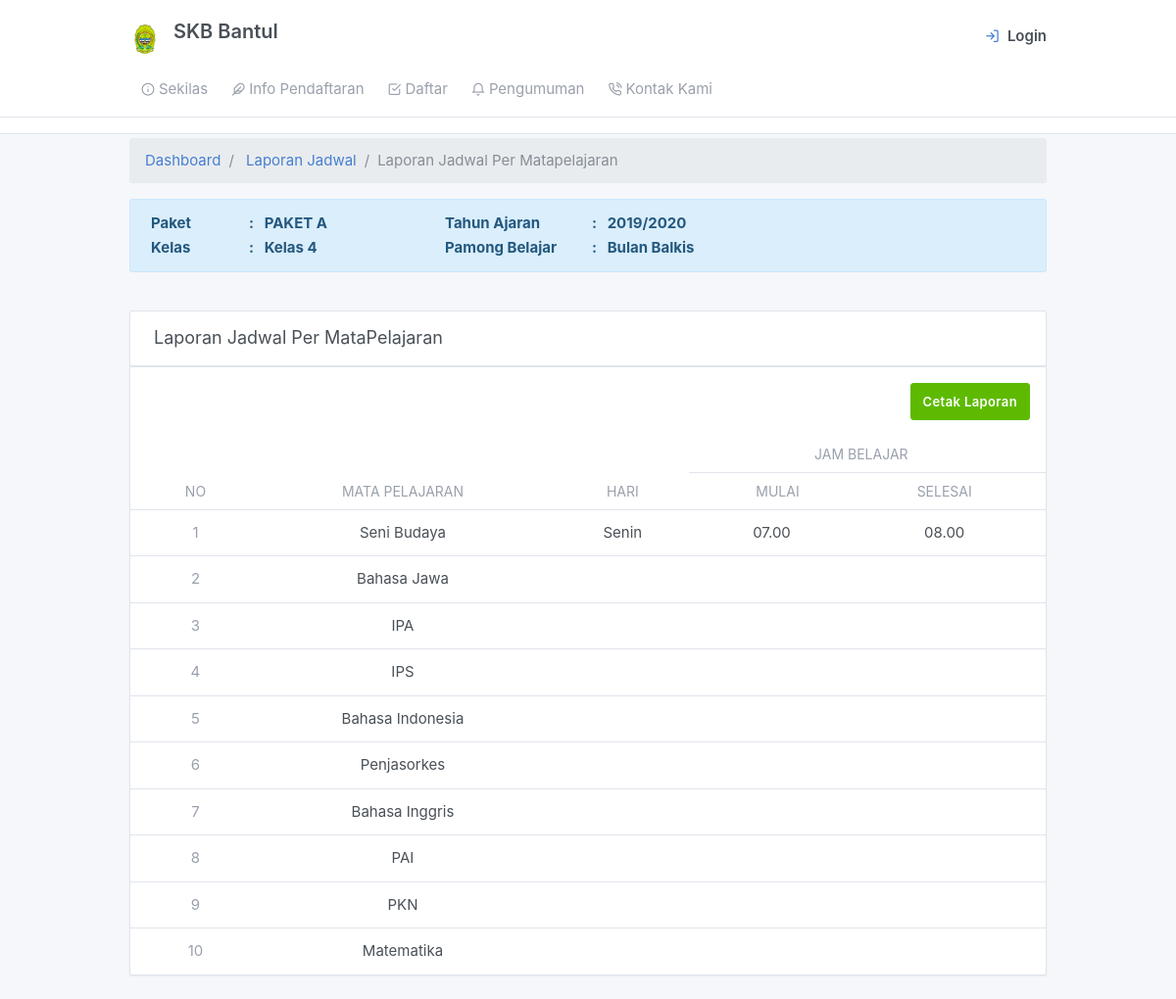
The app's page /admin/laporanjadwal_permapel.php?id=1 with its own data.
### tables this page shows
CREATE TABLE `tb_rombel` (
  `rombel_id` int(11) NOT NULL,
  `ta_id` int(11) NOT NULL,
  `kelas_id` int(11) NOT NULL,
  `nik` char(16) NOT NULL
);

CREATE TABLE `tb_paket` (
  `paket_id` int(11) NOT NULL,
  `paket_nama` char(10) NOT NULL
);

CREATE TABLE `tb_tahunajaran` (
  `ta_id` int(11) NOT NULL,
  `semester_id` int(11) NOT NULL,
  `ta_nama` varchar(12) NOT NULL,
  `ta_status` varchar(12) NOT NULL DEFAULT 'Tidak Aktif'
);

CREATE TABLE `tb_kelas` (
  `kelas_id` int(11) NOT NULL,
  `kelas_nama` varchar(11) NOT NULL,
  `paket_id` int(11) NOT NULL,
  `status` varchar(20) NOT NULL
);

CREATE TABLE `tb_pamong_belajar` (
  `nik` char(16) NOT NULL,
  `pamong_nama` varchar(50) NOT NULL,
  `pamong_tempat_lhr` varchar(30) NOT NULL,
  `pamong_tanggal_lhr` date NOT NULL,
  `pamong_jenkel` enum('Laki-Laki','Perempuan') NOT NULL,
  `pamong_agama` varchar(12) NOT NULL,
  `pamong_alamat` varchar(100) NOT NULL,
  `pamong_no_hp` varchar(14) NOT NULL,
  `pamong_jabatan` enum('Pamong Belajar','Tutor') NOT NULL
);

CREATE TABLE `tb_jadwal` (
  `jadwal_id` int(11) NOT NULL,
  `rombel_id` int(11) DEFAULT NULL,
  `ta_id` int(11) NOT NULL,
  `jadwal_hari` varchar(40) DEFAULT NULL,
  `mapel_id` int(11) DEFAULT NULL,
  `jadwal_jammulai` varchar(10) DEFAULT NULL,
  `jadwal_jamselesai` varchar(10) DEFAULT NULL,
  `nik` char(16) NOT NULL
);

CREATE TABLE `tb_mapel` (
  `mapel_id` int(11) NOT NULL,
  `mapel_kode` char(10) NOT NULL,
  `mapel_nama` varchar(50) NOT NULL,
  `mapel_kkm` set('70') NOT NULL,
  `paket_id` int(11) NOT NULL
);

### views/main.php (called while the page is built)
<?php include_once "header.php" ?>
<?php include_once "navbar.php" ?>

### admin/laporanjadwal_permapel.php (the view, shortened to what this page needs)
<?php include_once "views/main.php";?>
<div class="my-3 my-md-1">
  <div class="container">
  <ol class="breadcrumb">
            <li class="breadcrumb-item">
              <a href="../index.php">Dashboard</a>
            </li>
            <li class="breadcrumb-item">
              <a href="../admin/lap_jadwal.php">Laporan Jadwal</a>
            </li>
            <li class="breadcrumb-item active">Laporan Jadwal Per Matapelajaran</li>
          </ol>
    <?php
	  $sql1=mysqli_query($connect, "SELECT a.rombel_id,c.kelas_nama,f.paket_nama,b.ta_nama,e.pamong_nama FROM tb_rombel a JOIN tb_tahunajaran b ON a.ta_id=b.ta_id JOIN tb_kelas c ON a.kelas_id=c.kelas_id JOIN tb_pamong_belajar e ON a.nik=e.nik JOIN tb_paket f on c.paket_id=f.paket_id WHERE a.ta_id=(SELECT ta_id FROM tb_tahunajaran WHERE ta_status='Aktif') AND a.rombel_id='".$_GET['id']."'");
	  $cek1= mysqli_num_rows($sql1);
	  if($cek1>0){
	  while ($data1= mysqli_fetch_array($sql1)) {
	?>
   <div class="alert alert-info" role="alert">
    <table>
        <tr>
            <th style="text-align:left;" width="100px">Paket </th>
            <th style="text-align:left;" width="120px">: &nbsp&nbsp<?php echo $data1['paket_nama'] ?></th>
            <th style="text-align:left;" width="120px">Tahun Ajaran</th>
            <th style="text-align:left;" width="120px">: &nbsp&nbsp<?php echo $data1['ta_nama'] ?></th>
        </tr>
        <tr>
            <th style="text-align:left;" width="100px">Kelas </th>
            <th style="text-align:left;" width="200px">: &nbsp&nbsp<?php echo $data1['kelas_nama'] ?></th>
            <th style="text-align:left;" width="150px"> Pamong Belajar </th>
            <th style="text-align:left;" width="300px">: &nbsp&nbsp<?php echo $data1['pamong_nama'] ?></th>
        </tr>
    </table>
    </div>
   <br>
    <?php }} ?>
     <div class="">
        <div class="card">
        <div class="card-header">
            <h3 class="card-title">Laporan Jadwal Per MataPelajaran</h3>
          </div>
          <div class="table-responsive">
              <div class="modal-footer">
                <a href="print_lap_jadwal.php?id=<?php echo $data['rombel_id'] ?>"><button class="btn btn-success" type="submit">Cetak Laporan</button></a>
              </div>
            <table border="0px" style="border-collapse: collapse;" class="table card-table table-vcenter text-nowrap" >
              <thead>
                <tr>
                    <th rowspan="2"><center>No</center></th>
                    <th rowspan="2"><center>Mata Pelajaran</center></th>
                    <th rowspan="2"><center>Hari</center></th>
                    <th colspan="2"><center>Jam Belajar</center></th>
                 </tr>
                 <tr>
                    <th><center>Mulai</center></th>
                    <th><center>Selesai</center></th>
                  </tr>
              </thead>
                <tbody>
             <?php
                $no=1;
                $sql=mysqli_query($connect, "SELECT a.jadwal_id,b.mapel_nama,a.jadwal_hari,a.jadwal_jammulai,a.jadwal_jamselesai FROM tb_jadwal a JOIN tb_mapel b ON a.mapel_id=b.mapel_id WHERE a.rombel_id='".$_GET['id']."'");
                $cek= mysqli_num_rows($sql);
                    if($cek>0){
                       while ($data= mysqli_fetch_assoc($sql)) {
              ?>
                <tr>
                  <td align="center"><span class="text-muted"><?php echo $no;?></span></td>
                  <td align="center"><?php echo $data['mapel_nama'] ?><input type="hidden" name="idjadwal[]" value="<?php echo $data['jadwal_id'] ?>"></td>
                  <td align="center"><?php echo $data['jadwal_hari'] ?></td>
                  <td align="center"><?php echo $data['jadwal_jammulai'] ?></td>
                  <td align="center"><?php echo $data['jadwal_jamselesai'] ?></td>
                </tr>
                 <?php $no++;}} ?>
              </tbody>
            </table>
          </div>
        </div>
      </div>
    </div>
  </div>

### views/header.php (shortened to what this page needs)
<!doctype html>
<html lang="en" dir="ltr">
  <head>
    <link href="assets/css/dashboard.css" rel="stylesheet" />
    <link href="assets/plugins/charts-c3/plugin.css" rel="stylesheet" />
    <link href="assets/plugins/maps-google/plugin.css" rel="stylesheet" />
  </head>

### views/navbar.php (shortened to what this page needs)
<body class="">
    <div class="page">
      <div class="flex-fill">
        <div class="header py-4">
          <div class="container">
            <label class="d-flex">
              <a class="header-brand" href="./index.php">
              <img src="assets/image/bantul.png" class="header-brand-img" alt="tabler logo">
               <label for="">SKB Bantul</label>
              </a>
              <div class="d-flex order-lg-2 ml-auto">
                <div class="dropdown d-none d-md-flex">
                <a href="auth/login.php" class="nav-link pr-0 leading-none">
                <i class="fe fe-log-in"></i>
                    <span class="ml-2 d-none d-lg-block">
                    <strong class="text-default" >Login</strong>
                    </span>
                  </a>
              </div>
            </div>
        </div>
        <div class="header collapse d-lg-flex p-0" id="headerMenuCollapse">
          <div class="container">
              <div class="col-lg order-lg-first">
                <ul class="nav nav-tabs border-0 flex-column flex-lg-row">
                  <li class="nav-item">
                    <a href="sekilas.php" class="nav-link"><i class="fe fe-info"></i> Sekilas</a>
                  </li>
                  <li class="nav-item">
                    <a href="info.php" class="nav-link"><i class="fe fe-feather"></i>Info Pendaftaran</a>
                  </li>
                  <li class="nav-item">
                    <a href="daftar.php" class="nav-link"><i class="fe fe-check-square"></i>Daftar</a>
                  </li>
                  <li class="nav-item">
                    <a href="pengumuman.php" class="nav-link"><i class="fe fe-bell"></i>Pengumuman</a>
                  </li>
                  <li class="nav-item">
                    <a href="kontakkami.php" class="nav-link"><i class="fe fe-phone-call"></i> Kontak Kami</a>
                  </li>
                </ul>
              </div>
            </div>
          </div>
        </div>

### records on screen
tb_rombel: tb_paket.paket_nama "PAKET A", ta.ta_nama "2019/2020", kelas.kelas_nama "Kelas 4", nik.pamong_nama "Bulan Balkis"
tb_jadwal: mapel.mapel_nama "Seni Budaya", jadwal_hari "Senin", jadwal_jammulai "07.00", jadwal_jamselesai "08.00"
tb_jadwal: mapel.mapel_nama "Bahasa Jawa"
tb_jadwal: mapel.mapel_nama "IPA"
tb_jadwal: mapel.mapel_nama "IPS"
tb_jadwal: mapel.mapel_nama "Bahasa Indonesia"
tb_jadwal: mapel.mapel_nama "Penjasorkes"
tb_jadwal: mapel.mapel_nama "Bahasa Inggris"
tb_jadwal: mapel.mapel_nama "PAI"
tb_jadwal: mapel.mapel_nama "PKN"
tb_jadwal: mapel.mapel_nama "Matematika"
